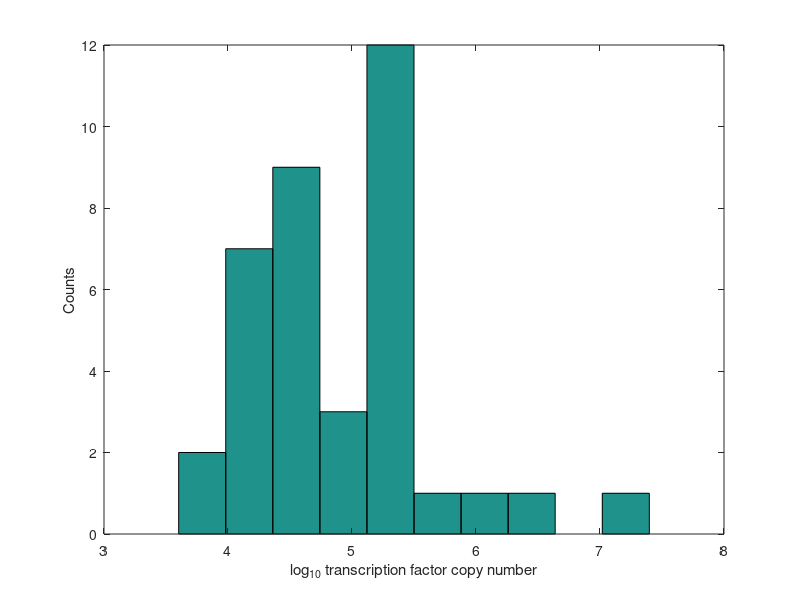
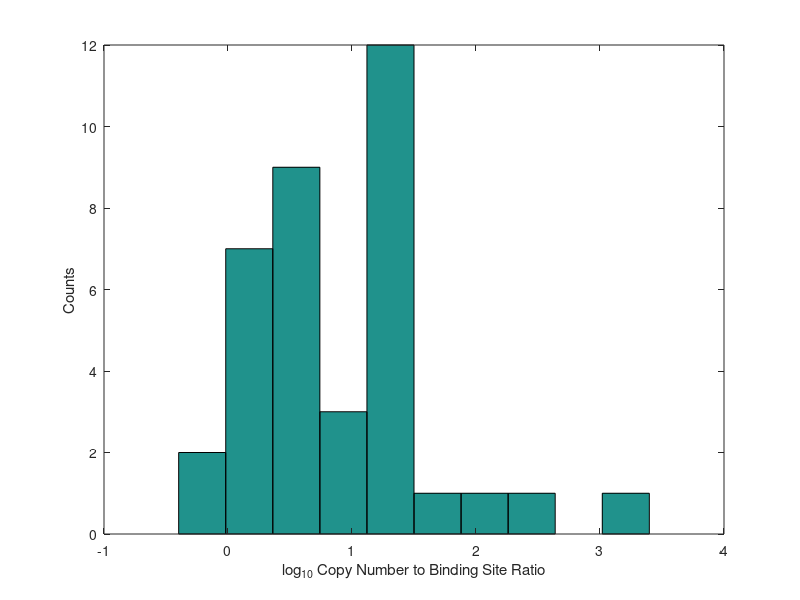

Write the MATLAB code that produced these figures, in order.
%This data comes from 
%http://kirschner.med.harvard.edu/files/bionumbers/The%20Number%20of%20Molecules%20of%20Endogenous%20Transcription%20Factors%20per%20Cell%20or%20Nucleus%20in%20Drosophila,%20mouse%20or%20rat%20and%20human.pdf

accessible_motifs = 1E4;

fly = struct();
fly.TF = ['Bcd', 'Eve', 'Ftz', 'GAG', 'Grainyhead', 'HSTF', 'Zelda'];
fly.CopyNumber = [2E4, 5E4, 5E4, 1E6, 1.5E5, 3.2E4, 2.5E5];
fly.Motifs = ones(size(fly.CopyNumber))*accessible_motifs;
fly.CNtoMotifRatio = fly.CopyNumber ./ fly.Motifs;

rodent = struct();
rodent.TF = ['AHR', 'AR', 'ARNT', 'C/EBPB', 'CREB', 'E2A', 'GR',...
    'Ikaros', 'NF-kB p65', 'TR'];
rodent.CopyNumber = [1.2E4, 3.2E5, 2.3E4, 2.6E4, 3.3E4,...
    2.5E5, 2.5E7, 4E4, 3E4, 1.3E4, 2.5E5, 2.5E5, 4E3];
rodent.Motifs = ones(size(rodent.CopyNumber))*accessible_motifs;
rodent.CNtoMotifRatio = rodent.CopyNumber ./ rodent.Motifs;

human = struct();
human.TF = ['AP-2a', 'ER', 'fos', 'GR', 'myc', 'MyoD', 'NF-kB p65',...
    'p53', 'PR', 'P-Smad2', 'STAT2', 'STAT6', 'Tcf-1'];
human.CopyNumber = [2E5, 1.1E4, 2.6E5, 4E3, 1E5, 6E4, 1.4E5,...
    5E4, 1.2E5, 2.1E4, 1.6E5, 2E5, 2E4, 1.5E5, 1E4, 2E5, 2.9E6];
human.Motifs = ones(size(human.CopyNumber))*accessible_motifs;
human.CNtoMotifRatio = human.CopyNumber ./ human.Motifs;

eukaryotes = struct();
eukaryotes.CopyNumber = [fly.CopyNumber, rodent.CopyNumber, human.CopyNumber];
eukaryotes.Motifs = ones(size(eukaryotes.CopyNumber))*accessible_motifs;
eukaryotes.CNtoMotifRatio = eukaryotes.CopyNumber ./ eukaryotes.Motifs;

figure(1)
hist(log10(eukaryotes.CopyNumber))
xlabel('log_{10} transcription factor copy number')
ylabel('Counts')

figure(2)
hist(log10(eukaryotes.CNtoMotifRatio))
xlabel('log_{10} Copy Number to Binding Site Ratio')
ylabel('Counts')
